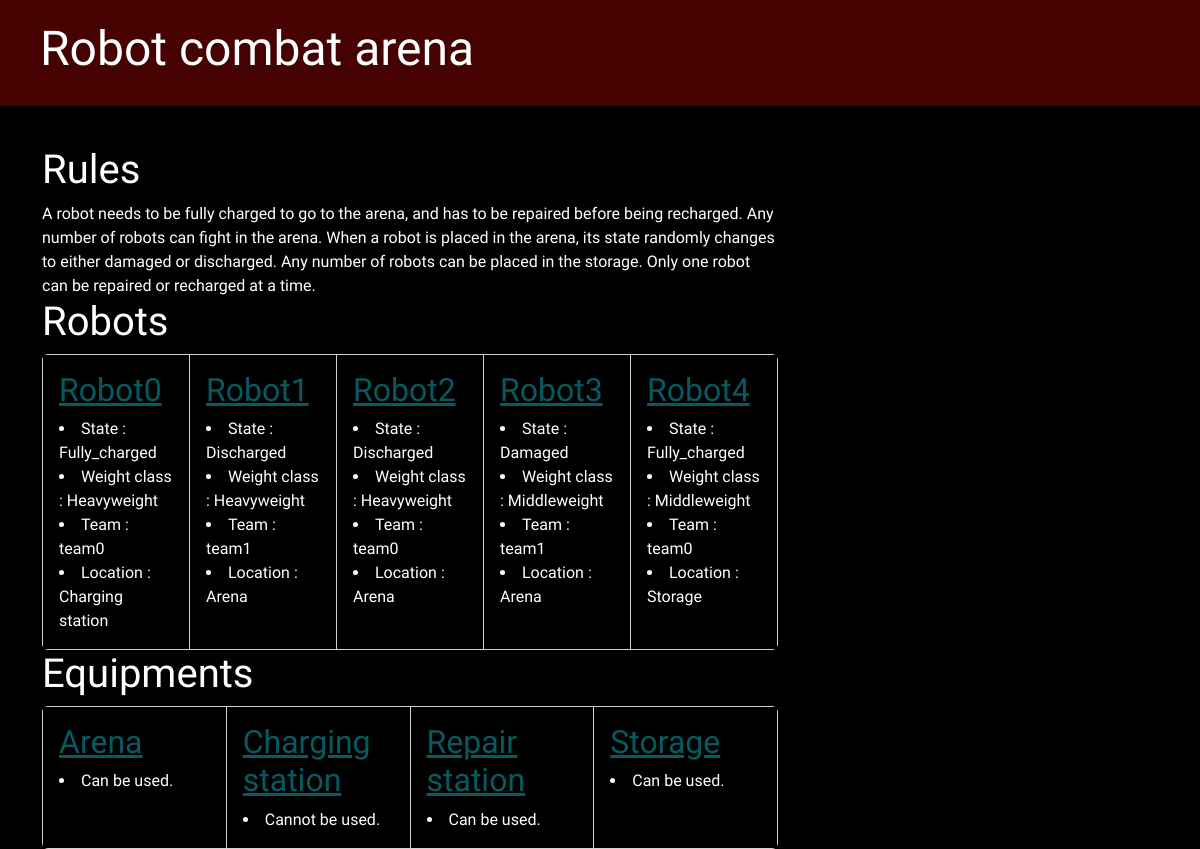
Before: / with the older database file.
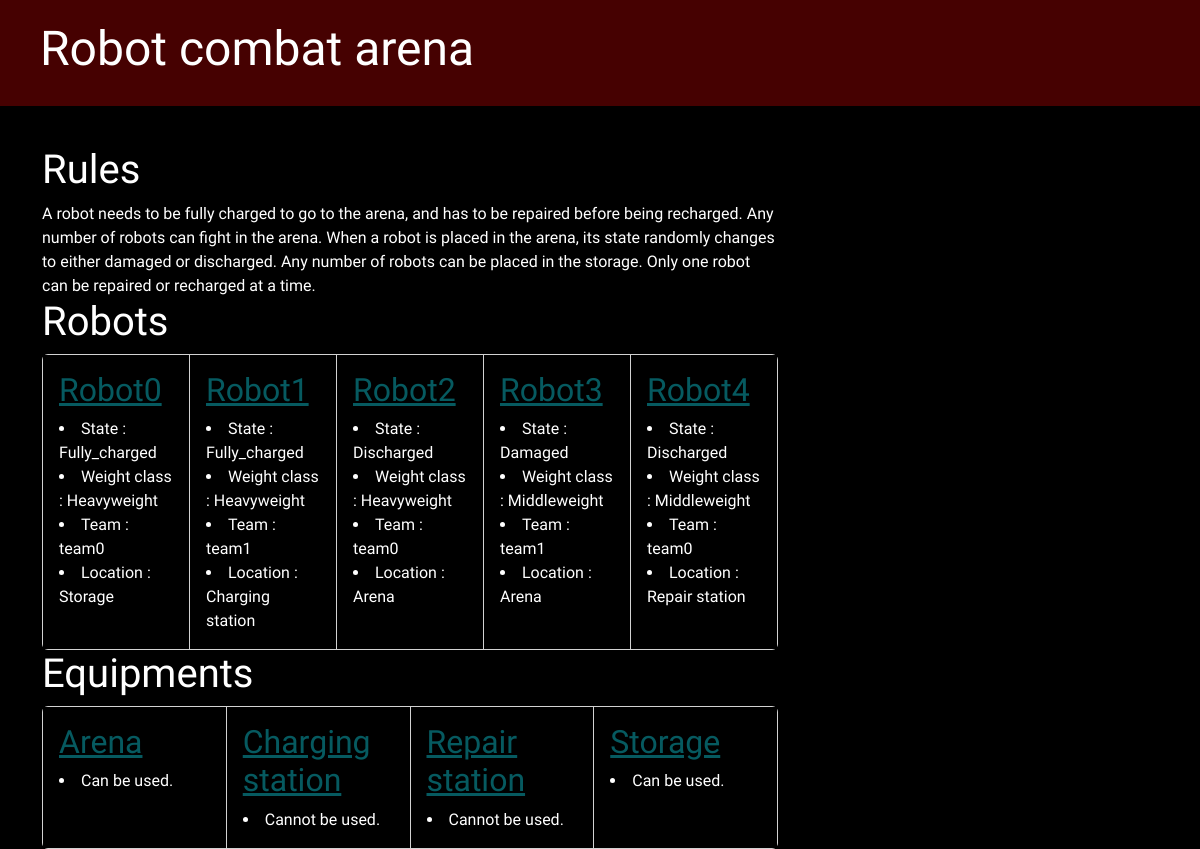
After: the same page with the newer database file.
### project/models.py (models this page shows, shortened)
class Character(models.Model):
    id_character = models.CharField(max_length=100, primary_key=True)
    etat = models.CharField(max_length=20)
    type = models.CharField(max_length=20)
    team = models.CharField(max_length=20)
    photo = models.CharField(max_length=200)
    lieu = models.ForeignKey(Equipement, on_delete=models.CASCADE)

class Equipement(models.Model):
    id_equip = models.CharField(max_length=100, primary_key=True)
    disponibilite = models.CharField(max_length=20)
    photo = models.CharField(max_length=200)
    def __str__(self):
        return self.id_equip

### project/views.py (the view)
# urls.py: path("", views.view, name="view"),
def view(request):
    Characters = Character.objects.filter().order_by("id_character")
    Equipements = Equipement.objects.filter().order_by("id_equip")
    return render(
        request,
        "project/view.html",
        {"characters": Characters, "equipements": Equipements},
    )

### project/templates/project/view.html
{% extends 'project/index.html' %}
{% block chars %}
<h1>Robots</h1>
<div class="card-group">
{% for character in characters %}
<div class="card" style="width: 18rem;">
    <div class="card-body" style="background-color: #000000;">
    <h2 class="card-title"><a class="link" href="{% url 'detail' pk=character.id_character %}">{{ character.id_character}}</a></h2>
    <li>State : {{ character.etat}}</li>
    <li>Weight class : {{ character.type}}</li>
    <li>Team : {{ character.team}}</li>
    <li>Location : {{ character.lieu}}</li>
    </div>
</div>
{% endfor %}
</div>
{% endblock %} {% block equips %}
<h1>Equipments</h1>
<div class="card-group">
{% for equipement in equipements %}
<div class="card" style="width: 18rem;">
    <div class="card-body" style="background-color: #000000;">
    <h2 class="card-title"><a class="link" href="{% url 'detail' pk=equipement.id_equip %}">{{ equipement.id_equip}}</a></h2>
    {% if equipement.disponibilite == 'libre'%}
    <li>Can be used.</li>
    {%else%}
    <li>Cannot be used.</li>
    {% endif %}
    </div>
</div>
{% endfor %}
</div>
{% endblock %}

Changed rows visible on the page:
changed Character "Robot0": lieu "Charging station" → "Storage"
changed Character "Robot1": etat "Discharged" → "Fully_charged"; lieu "Arena" → "Charging station"
changed Character "Robot4": etat "Fully_charged" → "Discharged"; lieu "Storage" → "Repair station"
changed Equipement "Repair station": disponibilite "Can be used." → "Cannot be used."
